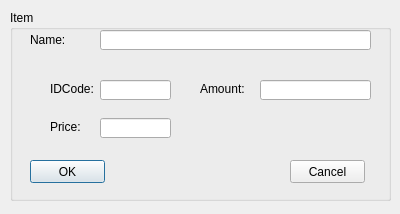
<?xml version="1.0" encoding="UTF-8"?>
<ui version="4.0">
 <class>itemDialog</class>
 <widget class="QDialog" name="itemDialog">
  <property name="geometry">
   <rect>
    <x>0</x>
    <y>0</y>
    <width>400</width>
    <height>214</height>
   </rect>
  </property>
  <property name="windowTitle">
   <string>Item Info</string>
  </property>
  <property name="windowIcon">
   <iconset>
    <normaloff>cake_heap_icon.gif</normaloff>cake_heap_icon.gif</iconset>
  </property>
  <widget class="QGroupBox" name="itemBox">
   <property name="geometry">
    <rect>
     <x>10</x>
     <y>10</y>
     <width>381</width>
     <height>191</height>
    </rect>
   </property>
   <property name="title">
    <string>Item</string>
   </property>
   <widget class="QLineEdit" name="nameLineEdit">
    <property name="geometry">
     <rect>
      <x>90</x>
      <y>20</y>
      <width>271</width>
      <height>20</height>
     </rect>
    </property>
   </widget>
   <widget class="QLabel" name="nameLabel">
    <property name="geometry">
     <rect>
      <x>20</x>
      <y>23</y>
      <width>46</width>
      <height>13</height>
     </rect>
    </property>
    <property name="text">
     <string>Name:</string>
    </property>
   </widget>
   <widget class="QLabel" name="amountLabel">
    <property name="geometry">
     <rect>
      <x>190</x>
      <y>72</y>
      <width>46</width>
      <height>13</height>
     </rect>
    </property>
    <property name="text">
     <string>Amount:</string>
    </property>
   </widget>
   <widget class="QLabel" name="priceLabel">
    <property name="geometry">
     <rect>
      <x>40</x>
      <y>110</y>
      <width>46</width>
      <height>13</height>
     </rect>
    </property>
    <property name="text">
     <string>Price:</string>
    </property>
   </widget>
   <widget class="QLineEdit" name="priceLineEdit">
    <property name="geometry">
     <rect>
      <x>90</x>
      <y>108</y>
      <width>71</width>
      <height>20</height>
     </rect>
    </property>
   </widget>
   <widget class="QLineEdit" name="amountLineEdit">
    <property name="geometry">
     <rect>
      <x>250</x>
      <y>70</y>
      <width>111</width>
      <height>20</height>
     </rect>
    </property>
   </widget>
   <widget class="QPushButton" name="okButton">
    <property name="geometry">
     <rect>
      <x>20</x>
      <y>150</y>
      <width>75</width>
      <height>23</height>
     </rect>
    </property>
    <property name="text">
     <string>OK</string>
    </property>
   </widget>
   <widget class="QPushButton" name="cancelButton">
    <property name="geometry">
     <rect>
      <x>280</x>
      <y>150</y>
      <width>75</width>
      <height>23</height>
     </rect>
    </property>
    <property name="text">
     <string>Cancel</string>
    </property>
   </widget>
   <widget class="QLabel" name="IDCodeLabel">
    <property name="geometry">
     <rect>
      <x>40</x>
      <y>72</y>
      <width>46</width>
      <height>13</height>
     </rect>
    </property>
    <property name="text">
     <string>IDCode:</string>
    </property>
   </widget>
   <widget class="QLineEdit" name="IDCodeLineEdit">
    <property name="geometry">
     <rect>
      <x>90</x>
      <y>70</y>
      <width>71</width>
      <height>20</height>
     </rect>
    </property>
   </widget>
  </widget>
 </widget>
 <resources/>
 <connections/>
</ui>
